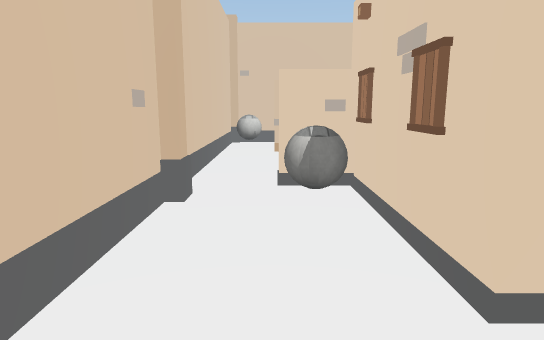
View 1 (above)

17 first-person views from a walk through a Unity game level. The camera is 1.5 m above the floor, tilts 10° down and sees 75° across. The floor is counted in squares, 1 m on a side. Each view is taken from the middle of a square. On the plan, view 1 faces up. The plan holds only what a view shows up to about 16 squares ahead; the rest is blank. The place goes on beyond the plan. The player character is not drawn. Some surface patterns are stand-ins.

View 2
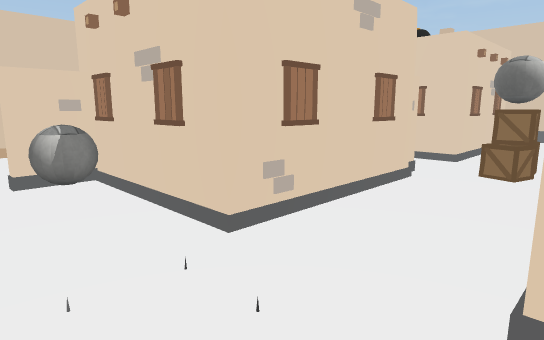

View 3
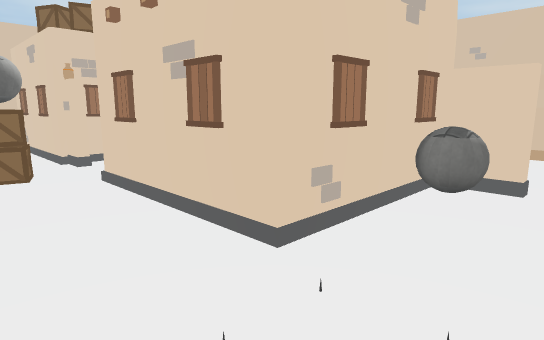

View 4
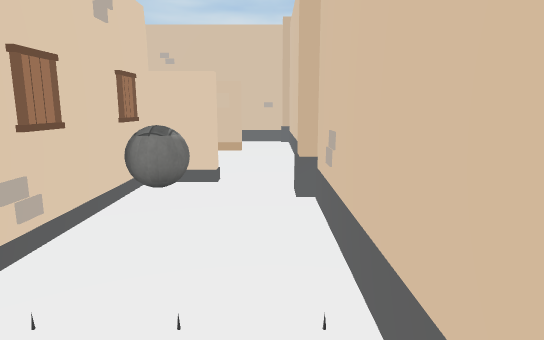

View 5
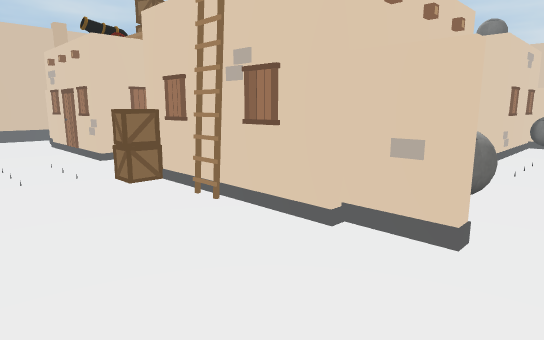

View 6
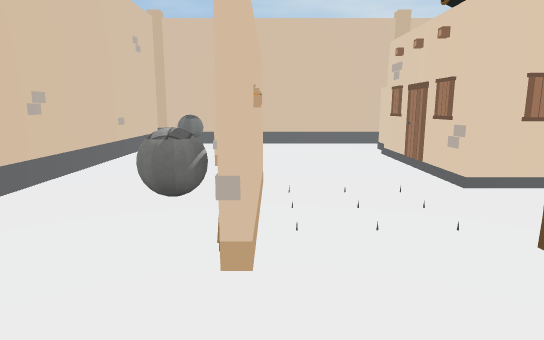

View 7
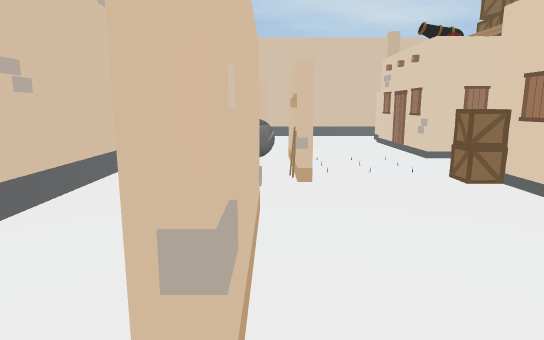

View 8
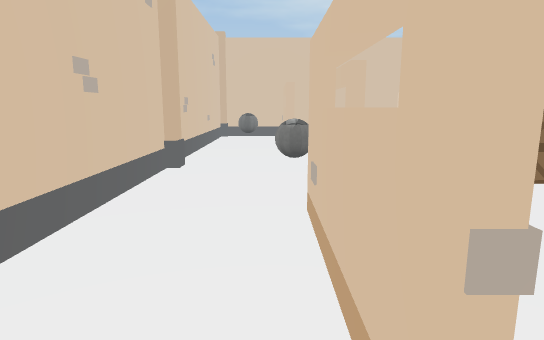

View 9
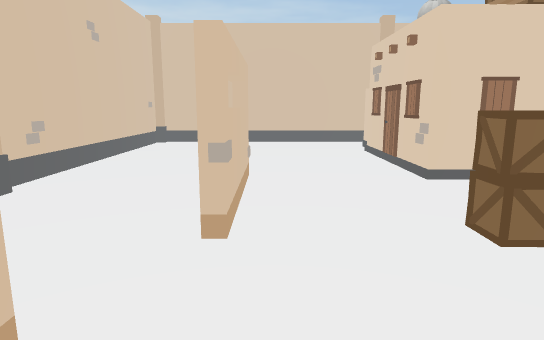

View 10
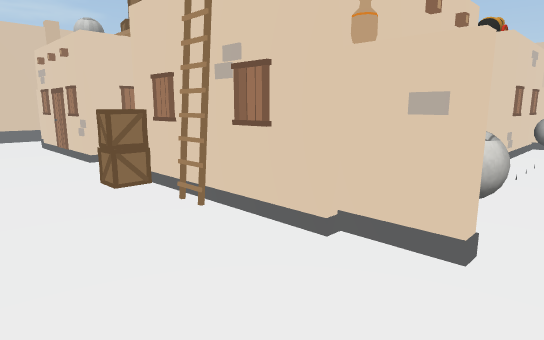

View 11
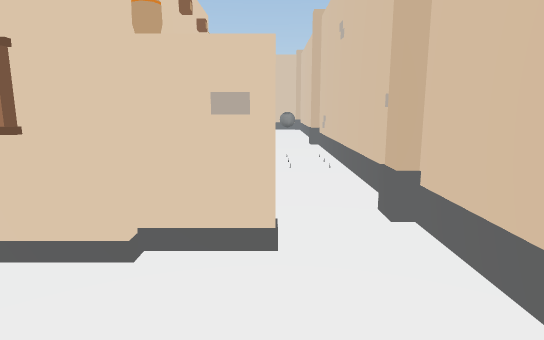

View 12
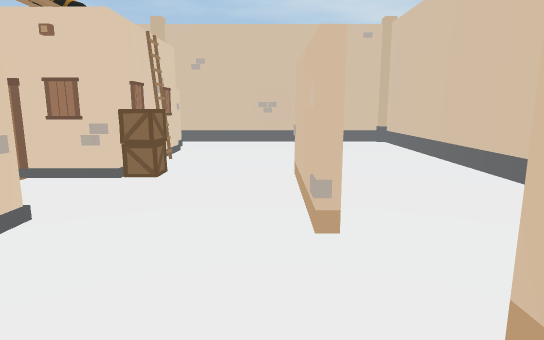

View 13
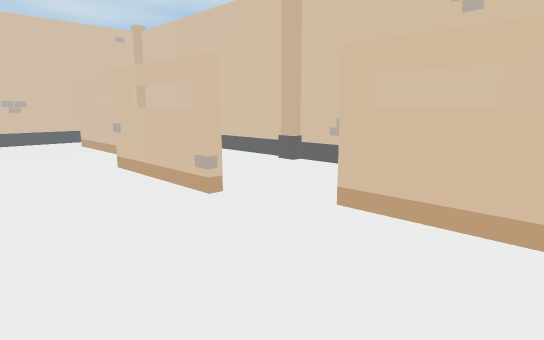

View 14
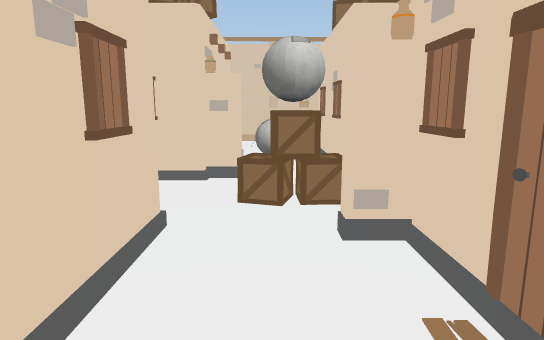

View 15
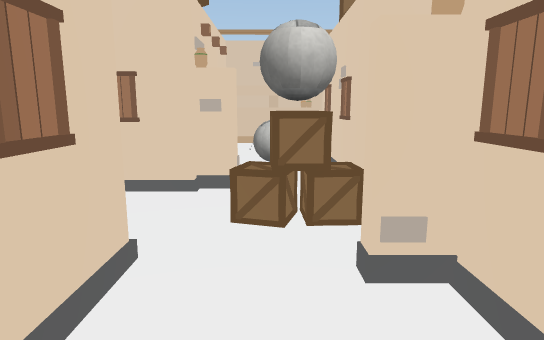

View 16
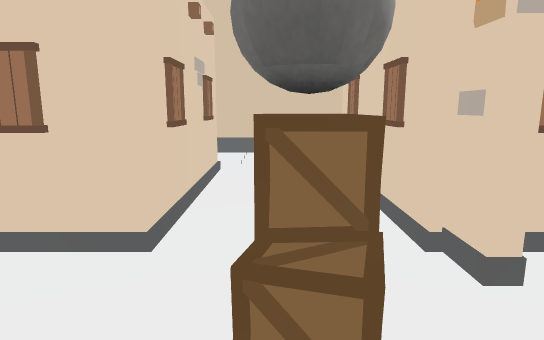

View 17
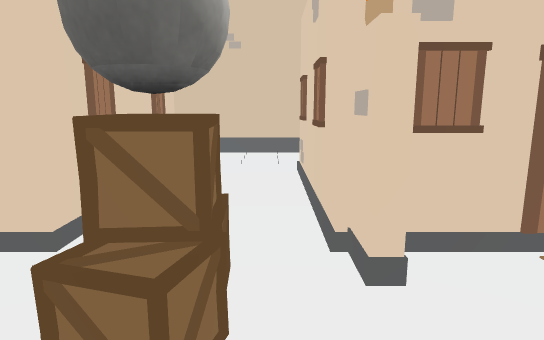

### Floor plan
Key: @ floor where view 1 was taken; # wall or solid block; . floor; = window, fence, low wall or low ledge; O other object.
Columns run from 2 left of view 1 to 18 right of it. Each row starts with its distance up from view 1.
 16 ### #################
 15 #O................ O#
 14 #O................ O#
 13 #....O....O.......  #
 12 #.O===O..OO...O===  #
 11 #.......O==OO.......#
 10 #...................#
  9 #...................#
  8 #.......OO..........#
  7 #.#######...O######.#
  6 #.OO#    O..##   OO.#
  5 #..O#    OO.#    O..#
  4 #...#    OO.#    O..#
  3 #...#    O..#    ...#
  2 #...OO#O#...#O#O#...#
  1 #.........OO........#
  0 #.@.......O.........#
 -1 #...#####..O#####...#
 -2 O...#   #O..#    O..#
 -3 O..O#   #...#    OO.#
 -4 #.OO#   #O..#    OO.#
 -5 #.###   #...O    OO.#
 -6 #...OO#OO...OO#O#...#
 -7 #...........O.......#
 -8 #...................#
 -9 #...................#
-10 #.......O===O.......#
-11 #..===#........===#.#
-12 #...................#
-13 #...................#
-14 ########OO###########

Where each view was taken, in squares from view 1:
view 1: 0 up, 0 right, facing up
view 2: 1 down, 1 left, facing up-right
view 3: 2 up, 1 left, facing down-right
view 4: 2 up, 1 left, facing down
view 5: 11 up, 1 left, facing down-right
view 6: 11 up, 3 right, facing right
view 7: 12 up, 1 left, facing right
view 8: 13 up, 1 left, facing right
view 9: 9 down, 14 right, facing left
view 10: 9 down, 17 right, facing up-left
view 11: 9 down, 16 right, facing up
view 12: 9 down, 2 right, facing right
view 13: 6 down, 1 right, facing down-right
view 14: 5 down, 8 right, facing up
view 15: 4 down, 8 right, facing up
view 16: 1 up, 6 right, facing right
view 17: 0 up, 6 right, facing right
